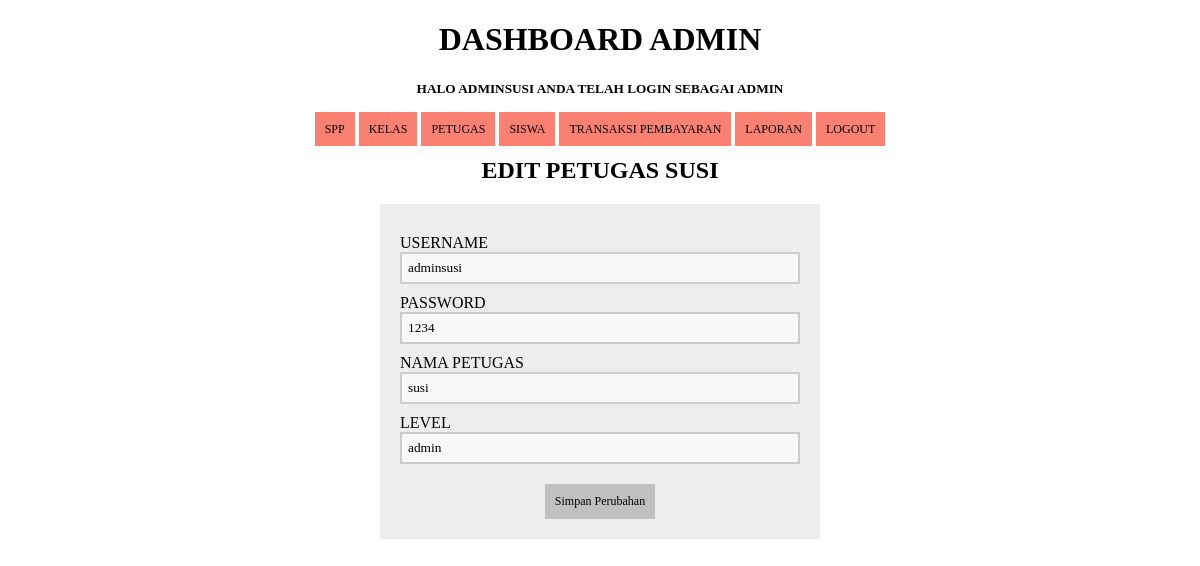
The app's page /edit_petugas.php?id=1 (signed in) with its own data.
### tables this page shows
CREATE TABLE `petugas` (
  `id_petugas` varchar(10) NOT NULL,
  `username` varchar(20) NOT NULL,
  `password` varchar(20) NOT NULL,
  `nama_petugas` varchar(30) NOT NULL,
  `level` enum('admin','petugas','siswa') NOT NULL
);

### edit_petugas.php (the view, shortened to what this page needs)
<?php
include 'koneksi.php';
  if (isset($_GET['id'])) {
    $id = ($_GET["id"]);
    $query = "SELECT * FROM petugas WHERE id_petugas='$id'";
    $result = mysqli_query($koneksi, $query);
    $data = mysqli_fetch_assoc($result);
  } else {
    echo "<script>alert('Masukkan data id.');window.location='petugas.php';</script>";
  }
  ?>
<!DOCTYPE html>
<html>
  <head>
  </head>
<body>
  <?php
  include ('header.php');
?>
      <center>
        <h2>Edit PETUGAS <?php echo $data['nama_petugas']; ?></h2>
      <center>
      <form method="POST" action="proses_editpetugas.php" enctype="multipart/form-data" >
      <section class="base">
	 <div>
          <label>USERNAME</label>
          <input type="text" name="username" value="<?php echo $data['username']; ?>"/>
        </div>
        <div>
          <label>PASSWORD</label>
         <input type="text" name="password" value="<?php echo $data['password']; ?>" />
        </div>
        <div>
          <label>NAMA PETUGAS</label>
         <input type="text" name="nama_petugas" value="<?php echo $data['nama_petugas']; ?>" />
        </div>
		<div>
          <label>LEVEL</label>
         <input type="text" name="level"value="<?php echo $data['level']; ?>" />
        </div>
         <button type="submit">Simpan Perubahan</button>
        </section>
      </form>
</body>
</html>

### edit_petugas.php (style rules this page uses)
* { font-family: "Trebuchet MS"; }
h2 { text-transform: uppercase; color: black; }
button { background-color: silver; color: #000000; padding: 10px; text-decoration: none; font-size: 12px; border: 0px; margin-top: 20px; }
label { margin-top: 10px; float: left; text-align: left; width: 100%; }
input { padding: 6px; width: 100%; box-sizing: border-box; background: #f8f8f8; border: 2px solid #ccc; outline-color: salmon; }
div { width: 100%; height: auto; }
.base { width: 400px; height: auto; padding: 20px; margin-left: auto; margin-right: auto; background: #ededed; }

### header.php (style rules this page uses)
* { font-family: "Trebuchet MS"; }

### records on screen
petugas: nama_petugas "SUSI", username "adminsusi", password "1234", nama_petugas "susi"

### other values on screen
$_SESSION['username'] "ADMINSUSI"
$_SESSION['level'] "ADMIN"
